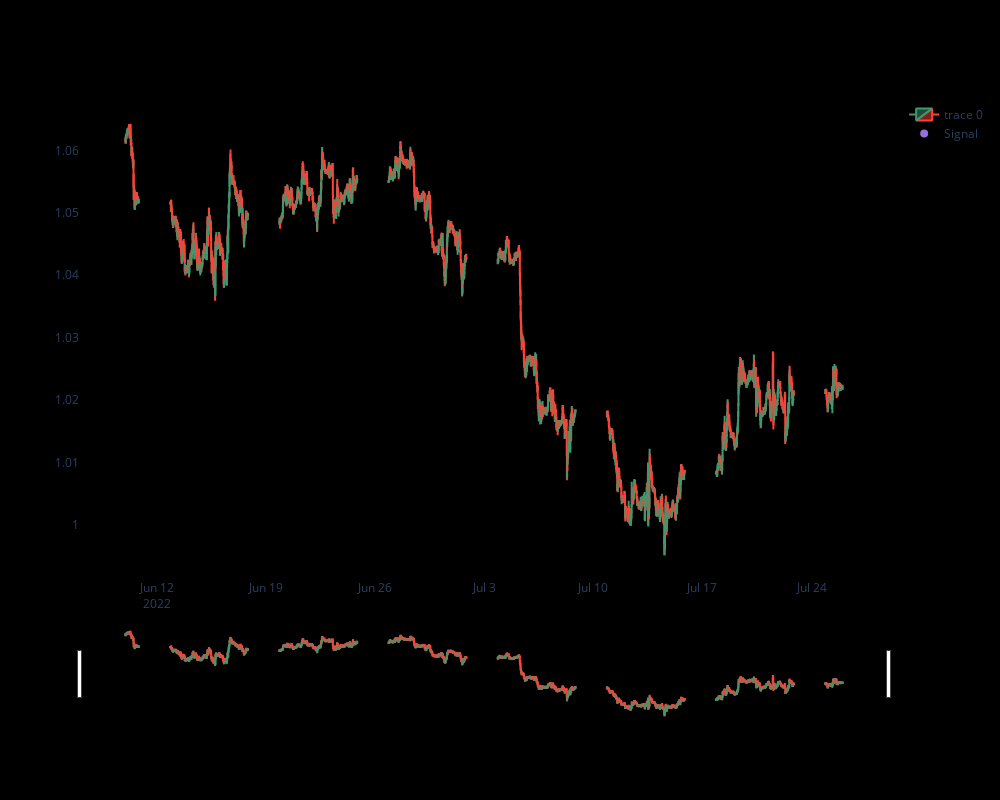

Here is the notebook cell this chart was saved with:
### Code cell
from backtesting import Backtest

bt = Backtest(df, MyCandlesStrat, cash=10_000, commission=.002)
stat = bt.run()
stat

### Figure 1 — Plotly figure (JSON) as saved in the notebook; plotly's stock layout.template omitted (floating-point values rounded to 4 significant figures; data arrays with more than 128 entries replaced by an {"elided": "..."} marker saying what was removed)
{"data": [{"close": {"elided": "3071 float values"}, "high": {"elided": "3071 float values"}, "low": {"elided": "3071 float values"}, "open": {"elided": "3071 float values"}, "type": "candlestick", "x": {"elided": "3071 str values"}}, {"marker": {"color": "MediumPurple", "size": 8}, "mode": "markers", "name": "Signal", "type": "scatter", "x": {"elided": "3071 str values"}, "y": {"elided": "3071 null values"}}], "layout": {"autosize": false, "height": 800, "paper_bgcolor": "black", "plot_bgcolor": "black", "width": 1000, "xaxis": {"autorange": true, "gridcolor": "black", "range": ["2022-06-07 01:59:20.1347", "2022-07-28 21:45:39.8653"], "rangeslider": {"autorange": true, "range": ["2022-06-07 01:59:20.1347", "2022-07-28 21:45:39.8653"], "yaxis": {"_template": null, "rangemode": "match"}}, "type": "date"}, "yaxis": {"autorange": true, "gridcolor": "black", "range": [0.9914, 1.068]}}}
